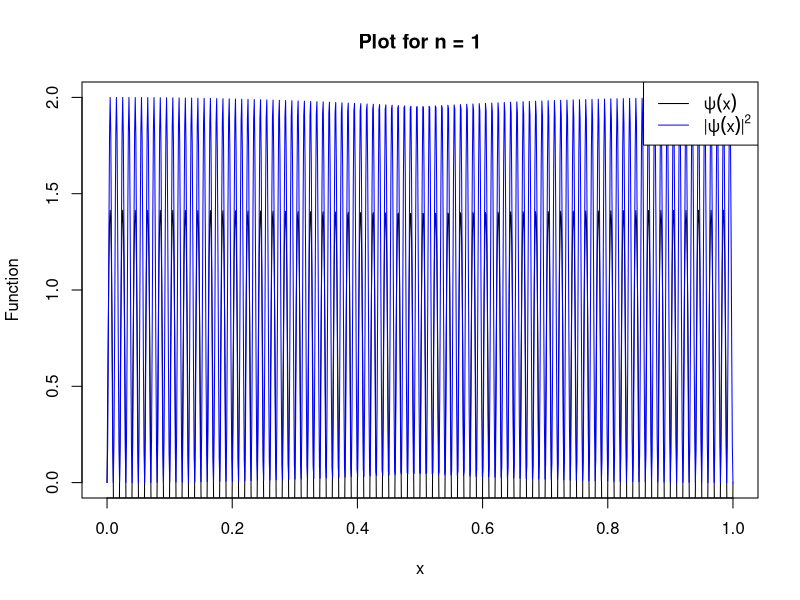

Here is the R script that generated this plot: (Note: this script raises an error after producing the figure.)
n <- 100
L <- 1
x_values <- seq(0, L, length.out = 1000)
psi_values <- c(sqrt(2 / L) * sin(n * pi * x_values / L))
psi_square_values <- c((2 / L) * (sin(n * pi * x_values / L)) ^ 2)

plot(x_values, psi_values, type = "l", ylim = c(0, 2), 
     xlab = "x", ylab = "Function", main = "Plot for n = 1")
lines(x_values, psi_square_values, col = "blue")

legend(NULL, legend = legend("topright", 
                             legend = c(expression(psi(x)), 
                                        expression("|" * psi(x) * "|"^2)), 
                             col = c("black", "blue"), lty = 1))
